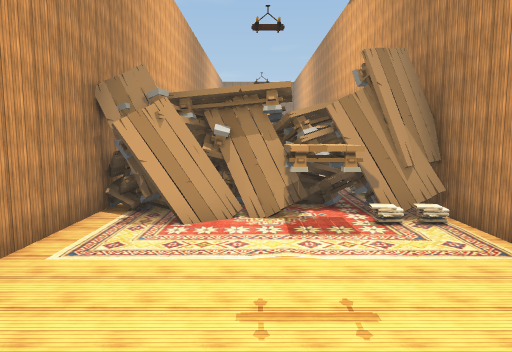
[1] (above)

17 first-person views from a walk through a scene from a Unity 3-D project. The camera is 1.3 m above the floor, tilts 6° down and sees 70° across. The floor is counted in squares, 2 m on a side. Each view is taken from the middle of a square. On the plan, view 1 faces up. The plan holds only what a view shows up to about 11 squares ahead; the rest is blank. The place goes on beyond the plan. Some animated figures are not drawn. Door leaves are left out, so doorways stand open. Some surface patterns are stand-ins.

[2]
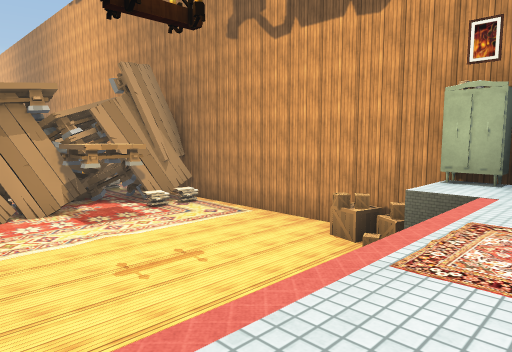

[3]
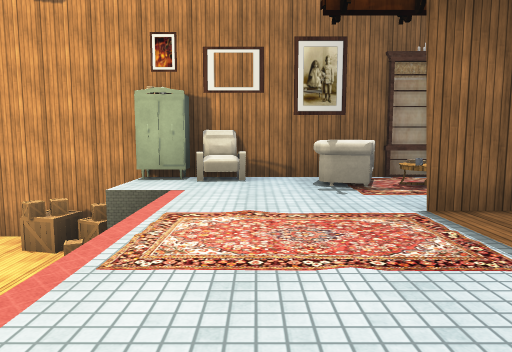

[4]
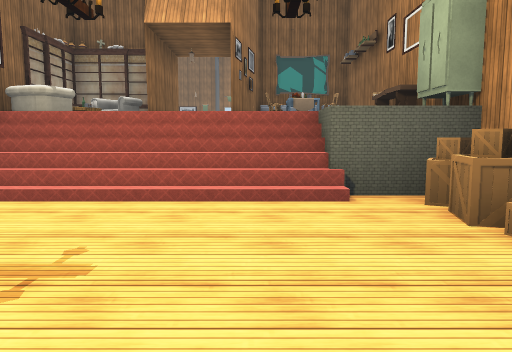

[5]
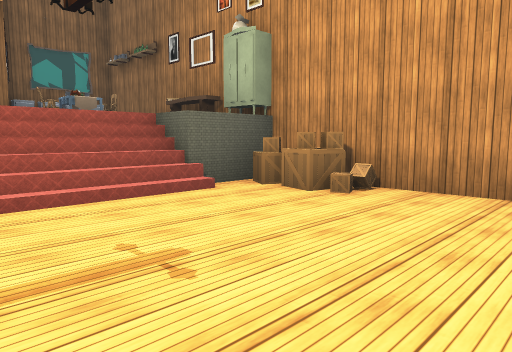

[6]
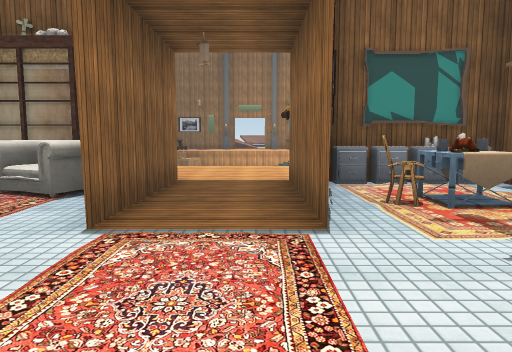

[7]
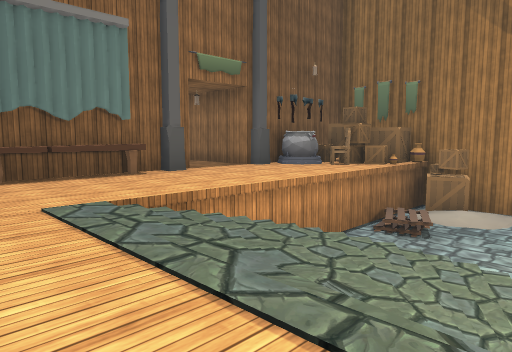

[8]
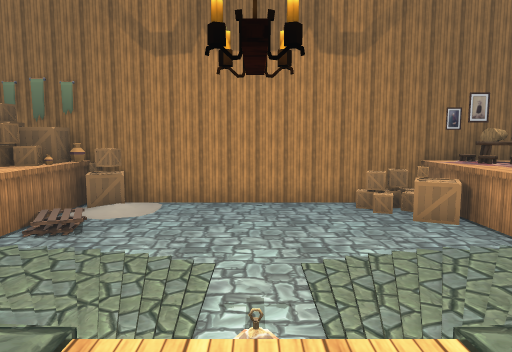

[9]
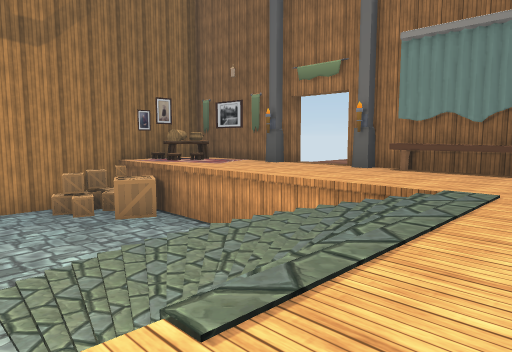

[10]
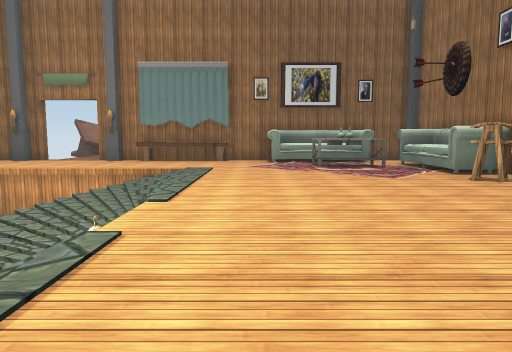

[11]
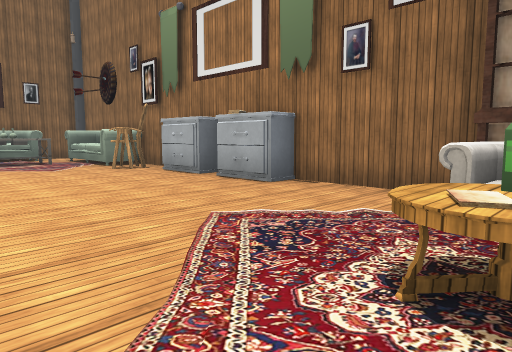

[12]
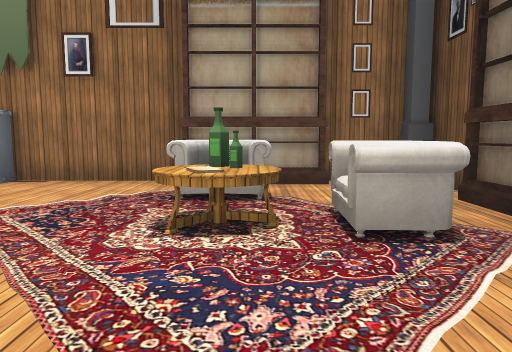

[13]
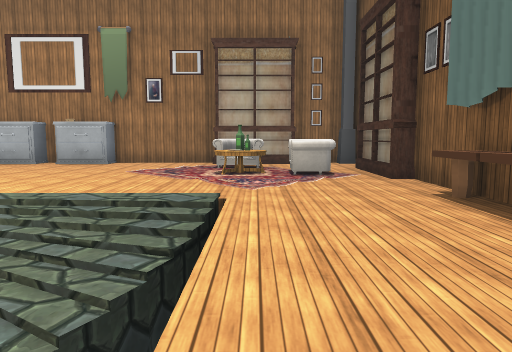

[14]
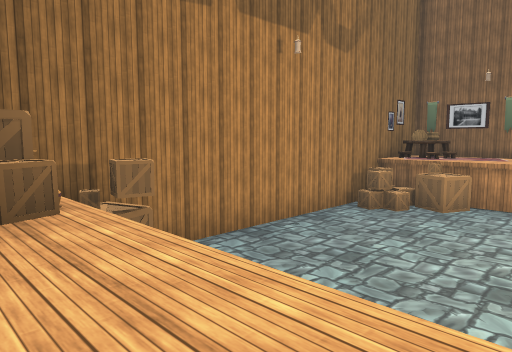

[15]
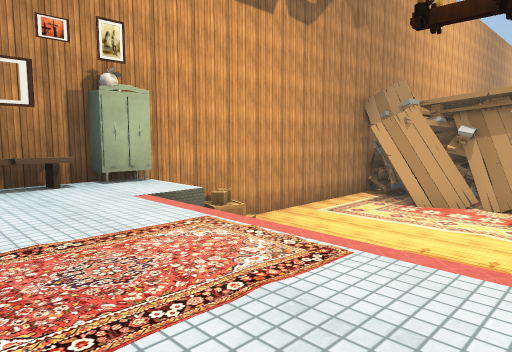

[16]
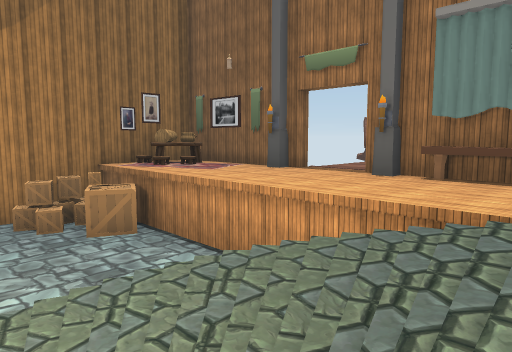

[17]
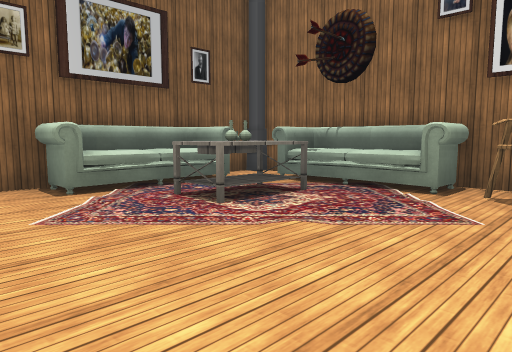

### Floor plan
Key: @ floor where view 1 was taken; # wall or solid block; x gap in a wall; . main floor; - floor 2 m lower than the main floor; _ floor 2.5 m lower than the main floor; / step, stairs or slope; = window, fence, low wall or low ledge; T table; B box; R rug; K bookshelf; E bench; P pot; A pallet; L bottle; O other object.
Columns run from 10 left of view 1 to 6 right of it. Each row starts with its distance up from view 1.
 10         OOOOOO
  9       #TTOOOOO
  8       #TTTTTTO#
  7       #-T----##
  6       #-------#
  5       #-------#
  4       #-------#
  3       #B------#
  2       #B-----BB
  1       #B/////BB
  0       #O//@//OO
 -1       #E......#
 -2       #O.....R#
 -3       #..R.#OO#
 -4       #OTO.#ROK
 -5 ###K###OOO..KKK
 -6 #.....EEE...PBB
 -7 #K.O.........BB
 -8 #KOLL.........B#
 -9 #KOT...//___A= O
-10 #......///____//#
-11 #......///=_____#
-12 #O..../ ///_____#
-13 #O..../ ________#
-14  O..../ ///_____#
-15  ......///=_____#
-16 #O.....///____BB
-17 OO.....//____OBO
-18 #O.T............#
-19 #O.............T
-20 ##OOO.EEEO..O.TT
-21  #########.x####

Positions as (right, up) in squares from view 1, and headings:
1: (0, 0), facing up
2: (-2, -1), facing up-right
3: (-2, -1), facing right
4: (-1, 5), facing down
5: (1, 5), facing down-left
6: (0, 0), facing down
7: (-5, -12), facing up-right
8: (-5, -13), facing right
9: (-5, -13), facing down-right
10: (-5, -10), facing down
11: (-5, -8), facing down-left
12: (-4, -8), facing left
13: (0, -8), facing left
14: (0, -7), facing down-right
15: (2, -2), facing up-left
16: (-4, -14), facing down-right
17: (-4, -15), facing down-left
